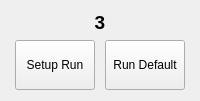
          <widget class="QWidget" name="S3Page2">
           <layout class="QGridLayout" name="gridLayout_27">
            <item row="0" column="0" colspan="2">
             <widget class="QLabel" name="casN_32">
              <property name="sizePolicy">
               <sizepolicy hsizetype="MinimumExpanding" vsizetype="Fixed">
                <horstretch>0</horstretch>
                <verstretch>0</verstretch>
               </sizepolicy>
              </property>
              <property name="minimumSize">
               <size>
                <width>0</width>
                <height>0</height>
               </size>
              </property>
              <property name="font">
               <font>
                <pointsize>14</pointsize>
                <weight>75</weight>
                <bold>true</bold>
               </font>
              </property>
              <property name="text">
               <string>3</string>
              </property>
              <property name="alignment">
               <set>Qt::AlignCenter</set>
              </property>
             </widget>
            </item>
            <item row="2" column="0">
             <widget class="QPushButton" name="setupB_3">
              <property name="sizePolicy">
               <sizepolicy hsizetype="Fixed" vsizetype="Fixed">
                <horstretch>0</horstretch>
                <verstretch>0</verstretch>
               </sizepolicy>
              </property>
              <property name="minimumSize">
               <size>
                <width>0</width>
                <height>50</height>
               </size>
              </property>
              <property name="baseSize">
               <size>
                <width>0</width>
                <height>0</height>
               </size>
              </property>
              <property name="text">
               <string>Setup Run</string>
              </property>
             </widget>
            </item>
            <item row="2" column="1">
             <widget class="QPushButton" name="runDefault_3">
              <property name="sizePolicy">
               <sizepolicy hsizetype="Fixed" vsizetype="Fixed">
                <horstretch>0</horstretch>
                <verstretch>0</verstretch>
               </sizepolicy>
              </property>
              <property name="minimumSize">
               <size>
                <width>0</width>
                <height>50</height>
               </size>
              </property>
              <property name="sizeIncrement">
               <size>
                <width>0</width>
                <height>0</height>
               </size>
              </property>
              <property name="baseSize">
               <size>
                <width>0</width>
                <height>0</height>
               </size>
              </property>
              <property name="text">
               <string>Run Default</string>
              </property>
             </widget>
            </item>
            <item row="1" column="0" colspan="2">
             <spacer name="topVSpacer_32">
              <property name="orientation">
               <enum>Qt::Vertical</enum>
              </property>
              <property name="sizeType">
               <enum>QSizePolicy::Minimum</enum>
              </property>
              <property name="sizeHint" stdset="0">
               <size>
                <width>0</width>
                <height>0</height>
               </size>
              </property>
             </spacer>
            </item>
            <item row="3" column="0" colspan="2">
             <spacer name="botVSpacer_32">
              <property name="orientation">
               <enum>Qt::Vertical</enum>
              </property>
              <property name="sizeType">
               <enum>QSizePolicy::Minimum</enum>
              </property>
              <property name="sizeHint" stdset="0">
               <size>
                <width>0</width>
                <height>0</height>
               </size>
              </property>
             </spacer>
            </item>
           </layout>
          </widget>
